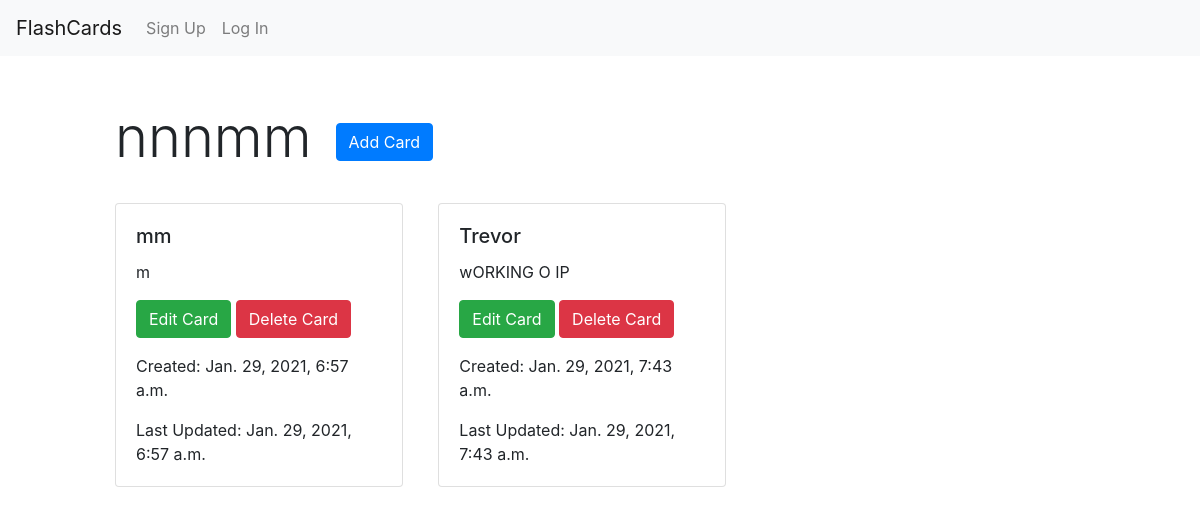
/deck/4, run on the app's committed database.
### flashapp/models.py (models this page shows)
class Deck(models.Model):
    title = models.TextField(max_length=150)
    user = models.ForeignKey(User, on_delete=models.CASCADE)

class Card(models.Model):
    title = models.TextField(max_length=150)
    notes = models.TextField(max_length=300)
    deck = models.ForeignKey(Deck, on_delete=models.CASCADE)
    date_created = models.DateTimeField(default=timezone.now())
    date_updated = models.DateTimeField(default=timezone.now())

### flashapp/views.py (the view)
# urls.py: path('deck/<deck>', views.deck, name="deck"),
def deck(request, deck):
    current_deck = Deck.objects.get(id=deck)
    cards = Card.objects.filter(deck_id=deck)
    return render(request, 'deck.html', {"deck": current_deck, "cards": cards})

### flashapp/templates/deck.html (shortened to what this page needs)
{% extends 'base.html' %}
{% load tz %}
{% block content %}
<div class="container-fluid">
    <div class="row mt-5">
        <div class="col-1"></div>
        <div class="col-10 d-flex justify-content-left align-items-center">
            <h1 class="display-4">{{ deck.title }}</h1>
            <a href="{% url 'add-card' deck=deck.id %}" class="btn btn-primary my-2 ml-4">Add Card</a>
        </div>
        <div class="col-1"></div>
    </div>
    <div class="row mt-4">
        <div class="col-1"></div>
        <div id="deck-container" class="col-10">
            {% for card in cards %}
            <div class="card" style="width: 18rem;">
                <div class="card-body">
                    <h5 class="card-title">{{ card.title }}</h5>
                    <p class="card-text">{{ card.notes }}</p>
                    <a href="{% url 'edit-card' card=card.id %}" class="btn btn-success">Edit Card</a>
                    <a href="{% url 'delete' card=card.id%}"class="btn btn-danger">Delete Card</a>
                    <p class="card-text mt-3">{% localtime on %} Created: {{ card.date_created }} {% endlocaltime %}</p>
                    <p class="card-text mt-3">{% localtime on %} Last Updated: {{ card.date_updated }} {% endlocaltime %}</p>
                </div>
            </div>
            {% endfor %}
        </div>
        <div class="col-1"></div>
    </div>
</div>
{% endblock %}

### flashapp/static/style.css (style rules this page uses)
#deck-container { display: grid; grid-template-columns: repeat(3, 1fr); grid-template-rows: repeat(3, 1fr); row-gap: 15px; }

### data on the page
Deck: title "nnnmm"
Card: title "mm", notes "m", date_created "Jan. 29, 2021, 6:57 a.m.", date_updated "Jan. 29, 2021, 6:57 a.m."
Card: title "Trevor", notes "wORKING O IP", date_created "Jan. 29, 2021, 7:43 a.m.", date_updated "Jan. 29, 2021, 7:43 a.m."
